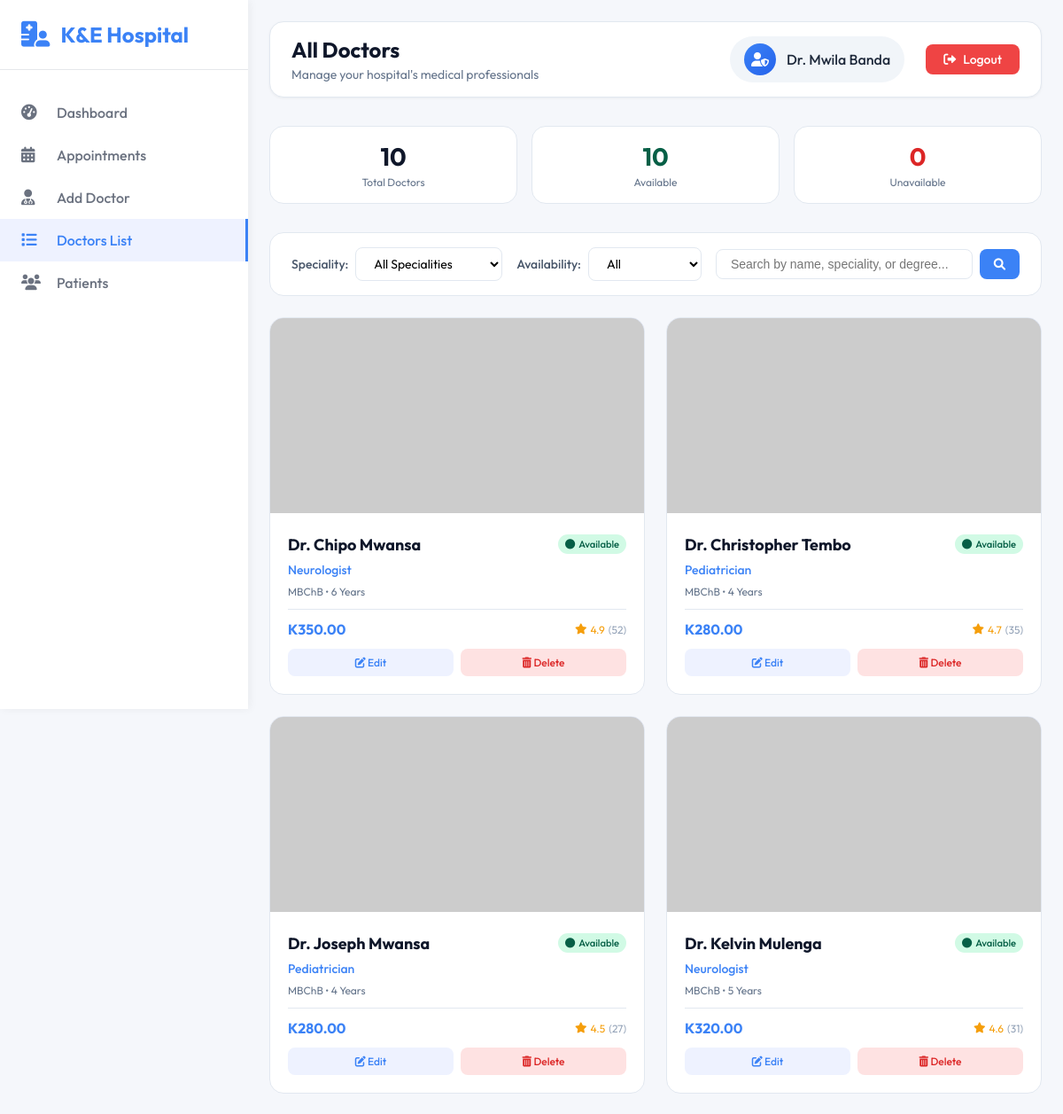
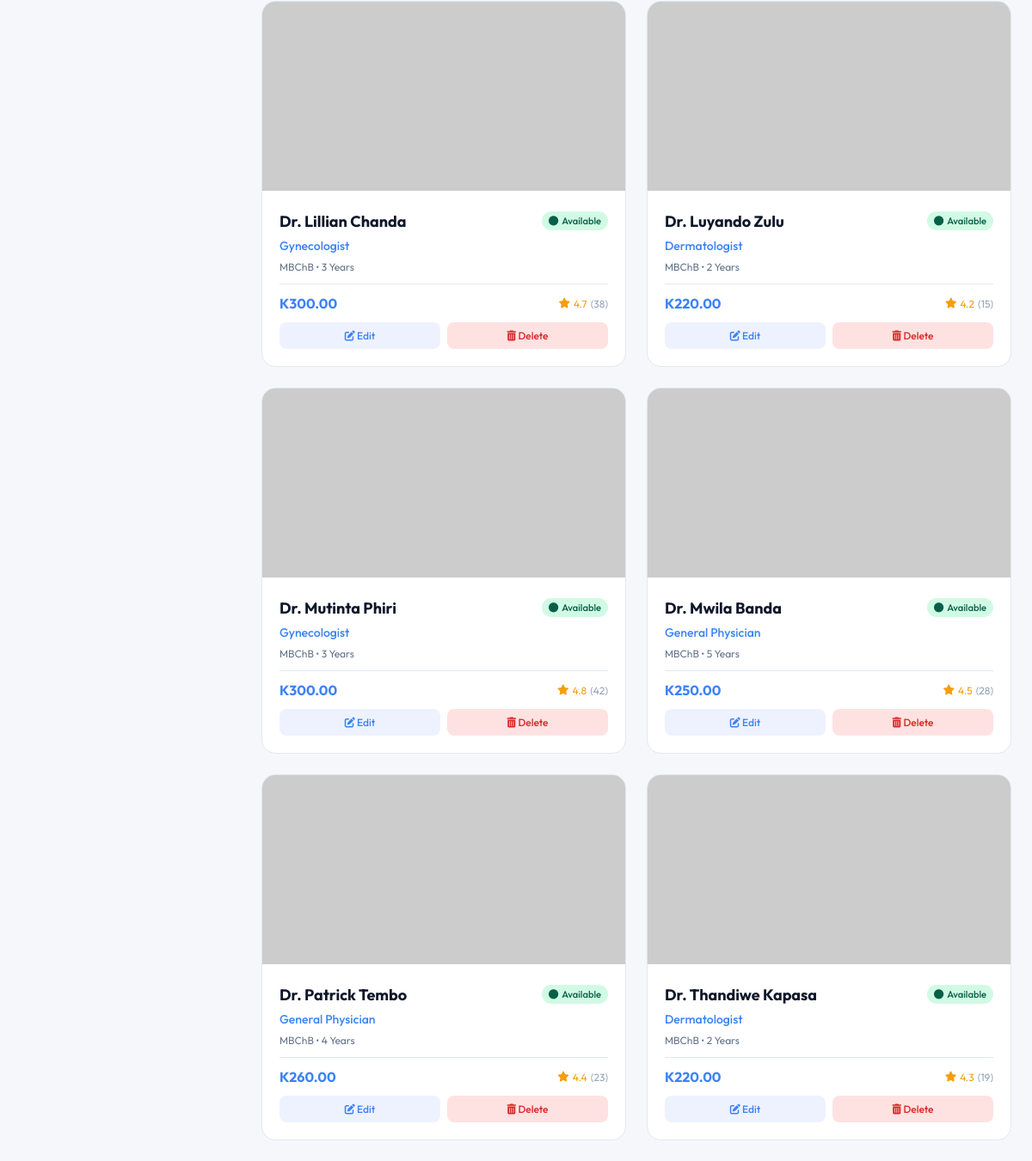
Screenshot of /admin/doctors-list.php (signed in) with the database file from the repository (2 pictures, top to bottom).
### tables this page shows
CREATE TABLE doctors (
    doctor_id VARCHAR(50) PRIMARY KEY,
    name VARCHAR(100) NOT NULL,
    email VARCHAR(100) UNIQUE,
    password VARCHAR(255),  
    profile_image VARCHAR(255) DEFAULT '/frontend/assets/upload_area.png',  
    image_path VARCHAR(255),  
    speciality VARCHAR(100) NOT NULL,
    degree VARCHAR(50) NOT NULL,
    experience VARCHAR(50) NOT NULL,
    about TEXT,
    fees DECIMAL(10, 2) NOT NULL,
    address_line1 VARCHAR(255),
    address_line2 VARCHAR(255),
    consultation_duration INT DEFAULT 30,  
    is_available BOOLEAN DEFAULT TRUE,
    rating DECIMAL(3,2) DEFAULT 0,  
    total_reviews INT DEFAULT 0,
    created_at TIMESTAMP DEFAULT CURRENT_TIMESTAMP,
    updated_at TIMESTAMP DEFAULT CURRENT_TIMESTAMP ON UPDATE CURRENT_TIMESTAMP,
    INDEX idx_speciality (speciality),
    INDEX idx_is_available (is_available),
    INDEX idx_rating (rating)
);

### admin/doctors-list.php (the view, shortened to what this page needs)
<?php
$host = 'localhost';
$dbname = 'ke_hospital';
$username = 'root';
$password = '';
try {
    $pdo = new PDO("mysql:host=$host;dbname=$dbname", $username, $password);
    $pdo->setAttribute(PDO::ATTR_ERRMODE, PDO::ERRMODE_EXCEPTION);
    $pdo->setAttribute(PDO::ATTR_DEFAULT_FETCH_MODE, PDO::FETCH_ASSOC);
} catch(PDOException $e) {
    die("Connection failed: " . $e->getMessage());
}
$search              = isset($_GET['search'])        ? $_GET['search']        : '';
$sql    = "SELECT * FROM doctors WHERE 1=1";
$params = [];
$sql .= " ORDER BY name ASC";
$stmt = $pdo->prepare($sql);
$stmt->execute($params);
$doctors = $stmt->fetchAll();
$total_doctors    = count($doctors);
$available_count   = 0;
$unavailable_count = 0;
foreach ($doctors as $doc) {
    if ($doc['is_available']) {
        $available_count++;
    } else {
        $unavailable_count++;
    }
}
$admin_name = $_SESSION['full_name'] ?? 'Admin';
?>
<!DOCTYPE html>
<html lang="en">
<head>
    <link rel="stylesheet" href="https://cdnjs.cloudflare.com/ajax/libs/font-awesome/6.0.0/css/all.min.css">
</head>
<body>
<div class="dashboard-container">
    <aside class="sidebar" id="sidebar">
        <div class="sidebar-header">
            <a href="dashboard.php" class="sidebar-logo">
                <i class="fas fa-hospital-user"></i>
                <span>K&E Hospital</span>
            </a>
        </div>
        <nav class="sidebar-nav">
            <a href="dashboard.php" class="nav-item">
                <i class="fas fa-tachometer-alt"></i>
                <span>Dashboard</span>
            </a>
            <a href="appointments.php" class="nav-item">
                <i class="fas fa-calendar-alt"></i>
                <span>Appointments</span>
            </a>
            <a href="add-doctor.php" class="nav-item">
                <i class="fas fa-user-md"></i>
                <span>Add Doctor</span>
            </a>
            <a href="doctors-list.php" class="nav-item active">
                <i class="fas fa-list"></i>
                <span>Doctors List</span>
            </a>
            <a href="patients.php" class="nav-item">
                <i class="fas fa-users"></i>
                <span>Patients</span>
            </a>
        </nav>
    </aside>
    <main class="main-content">
        <div class="top-bar">
            <div class="page-title">
                <h1>All Doctors</h1>
                <p>Manage your hospital's medical professionals</p>
            </div>
            <div class="user-info">
                <div class="admin-badge">
                    <div class="admin-avatar"><i class="fas fa-user-shield"></i></div>
                    <span class="admin-name"><?php echo htmlspecialchars($admin_name); ?></span>
                </div>
                <a href="logout.php" class="logout-btn">
                    <i class="fas fa-sign-out-alt"></i> Logout
                </a>
            </div>
        </div>
        <div class="stats-row">
            <div class="stat-card-sm">
                <div class="stat-number"><?php echo $total_doctors; ?></div>
                <div class="stat-label">Total Doctors</div>
            </div>
            <div class="stat-card-sm">
                <div class="stat-number" style="color: #065f46;"><?php echo $available_count; ?></div>
                <div class="stat-label">Available</div>
            </div>
            <div class="stat-card-sm">
                <div class="stat-number" style="color: #dc2626;"><?php echo $unavailable_count; ?></div>
                <div class="stat-label">Unavailable</div>
            </div>
        </div>
        <div class="filters-bar">
            <form method="GET" style="display: contents;">
                <div class="filter-group">
                    <label>Speciality:</label>
                    <select name="speciality" onchange="this.form.submit()">
                        <option value="">All Specialities</option>
                    </select>
                </div>
                <div class="filter-group">
                    <label>Availability:</label>
                    <select name="availability" onchange="this.form.submit()">
                        <option value="">All</option>
                    </select>
                </div>
                <div class="search-box">
                    <input type="text" name="search" placeholder="Search by name, speciality, or degree..." value="<?php echo htmlspecialchars($search); ?>">
                    <button type="submit"><i class="fas fa-search"></i></button>
                </div>
            </form>
        </div>
        <?php if (count($doctors) > 0): ?>
            <div class="doctors-grid">
                <?php foreach ($doctors as $doctor): ?>
                    <div class="doctor-card" onclick="window.location.href='doctor-details.php?id=<?php echo $doctor['doctor_id']; ?>'">
                        <img src="<?php echo htmlspecialchars($doctor['profile_image'] ?: '/assets/doctors/default-doctor.png'); ?>"
                             class="doctor-image"
                             alt="<?php echo htmlspecialchars($doctor['name']); ?>"
                             onerror="this.src='https://placehold.co/400x500/DBEAFE/3B82F6?text=Doctor'">
                        <div class="doctor-info">
                            <div class="doctor-header">
                                <h3 class="doctor-name"><?php echo htmlspecialchars($doctor['name']); ?></h3>
                                <span class="availability-badge <?php echo $doctor['is_available'] ? 'available' : 'unavailable'; ?>">
                                    <i class="fas fa-circle"></i>
                                    <?php echo $doctor['is_available'] ? 'Available' : 'Unavailable'; ?>
                                </span>
                            </div>
                            <p class="doctor-speciality"><?php echo htmlspecialchars($doctor['speciality']); ?></p>
                            <p class="doctor-details">
                                <?php echo htmlspecialchars($doctor['degree']); ?> • <?php echo htmlspecialchars($doctor['experience']); ?>
                            </p>
                            <div class="doctor-footer">
                                <span class="doctor-fees">K<?php echo number_format($doctor['fees'], 2); ?></span>
                                <?php if (!empty($doctor['rating']) && $doctor['rating'] > 0): ?>
                                    <div class="doctor-rating">
                                        <i class="fas fa-star"></i>
                                        <span><?php echo number_format($doctor['rating'], 1); ?></span>
                                        <span style="color: #94a3b8;">(<?php echo $doctor['total_reviews']; ?>)</span>
                                    </div>
                                <?php endif; ?>
                            </div>
                            <div class="action-buttons" onclick="event.stopPropagation()">
                                <a href="edit-doctor.php?id=<?php echo $doctor['doctor_id']; ?>" class="action-btn edit">
                                    <i class="fas fa-edit"></i> Edit
                                </a>
                                <button class="action-btn delete" onclick="deleteDoctor('<?php echo $doctor['doctor_id']; ?>')">
                                    <i class="fas fa-trash-alt"></i> Delete
                                </button>
                            </div>
                        </div>
                    </div>
                <?php endforeach; ?>
            </div>
        <?php endif; ?>
    </main>
</div>
</body>
</html>

### rows the page displays
doctors: name "Dr. Chipo Mwansa", is_available "Available", speciality "Neurologist", degree "MBChB", experience "6 Years", fees "350.00", rating "4.9", total_reviews "52"
doctors: name "Dr. Christopher Tembo", is_available "Available", speciality "Pediatrician", degree "MBChB", experience "4 Years", fees "280.00", rating "4.7", total_reviews "35"
doctors: name "Dr. Joseph Mwansa", is_available "Available", speciality "Pediatrician", degree "MBChB", experience "4 Years", fees "280.00", rating "4.5", total_reviews "27"
doctors: name "Dr. Kelvin Mulenga", is_available "Available", speciality "Neurologist", degree "MBChB", experience "5 Years", fees "320.00", rating "4.6", total_reviews "31"
doctors: name "Dr. Lillian Chanda", is_available "Available", speciality "Gynecologist", degree "MBChB", experience "3 Years", fees "300.00", rating "4.7", total_reviews "38"
doctors: name "Dr. Luyando Zulu", is_available "Available", speciality "Dermatologist", degree "MBChB", experience "2 Years", fees "220.00", rating "4.2", total_reviews "15"
doctors: name "Dr. Mutinta Phiri", is_available "Available", speciality "Gynecologist", degree "MBChB", experience "3 Years", fees "300.00", rating "4.8", total_reviews "42"
doctors: name "Dr. Mwila Banda", is_available "Available", speciality "General Physician", degree "MBChB", experience "5 Years", fees "250.00", rating "4.5", total_reviews "28"
doctors: name "Dr. Patrick Tembo", is_available "Available", speciality "General Physician", degree "MBChB", experience "4 Years", fees "260.00", rating "4.4", total_reviews "23"
doctors: name "Dr. Thandiwe Kapasa", is_available "Available", speciality "Dermatologist", degree "MBChB", experience "2 Years", fees "220.00", rating "4.3", total_reviews "19"

### other values shown
$admin_name "Dr. Mwila Banda"
$total_doctors "10"
$available_count "10"
$unavailable_count "0"
